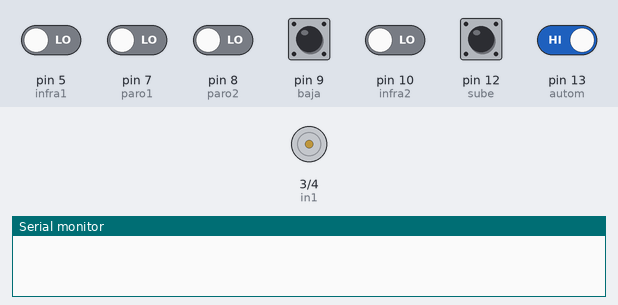
Simulated run of this sketch. Board: Arduino Uno, built with avr-gcc and run on an emulated ATmega328P. Parts: motor-driver pin pairs drawn as motors (green arrow = first pin HIGH = forward, orange = second pin HIGH = backward, longer = more drive), the last lines printed to the serial monitor. The test bench sets the inputs (shaded band); at power-on: pin 9 (baja), pin 12 (sube), pin 13 (autom) HIGH, pin 5 (infra1), pin 7 (paro1), pin 8 (paro2), pin 10 (infra2) LOW.

Above: at 2.0 s.
2.1 s: pin 13 (autom) driven LOW
5.3 s: pin 7 (paro1) driven HIGH
At 6.35 s:
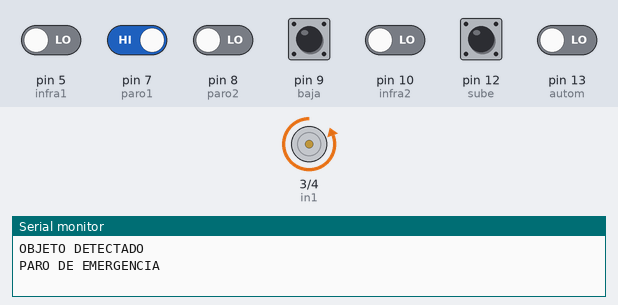
8.5 s: pin 7 (paro1) driven LOW
10.1 s: pin 5 (infra1) driven HIGH and pin 10 (infra2) driven HIGH
At 11.8 s:
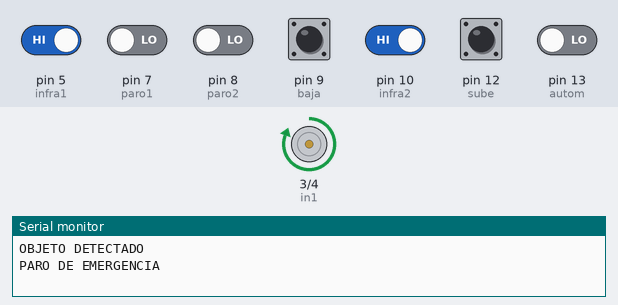
13.3 s: pin 5 (infra1) driven LOW
Timing chart, 0 to 15.9 s (numbered marks = the images above; inputs shaded):
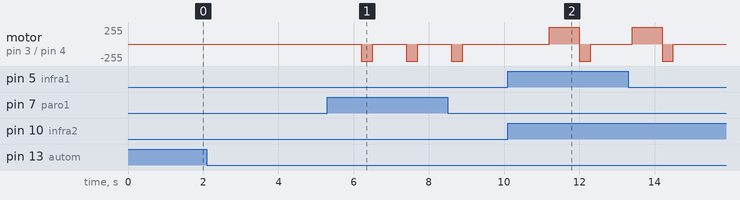

The sketch:

Codigo.ino
```cpp
//Pines para el motor
int in1 = 3;
int in2 = 4;

//Pines de los botones
int sube= 12;  //subida
int baja= 9;  //bajada
int autom=13; //automatico

int var_sube;
int var_baja;
int var_autom;

//Pin del fin de carrera
int paro1=7;
int paro2=8;

int var_paro1;
int var_paro2;

//Pin de los infrarrojo
int infra1= 5;
int infra2= 10;

int var_infra1;
int var_infra2;

int cambio1=1;
int cambio2=1;
int protocolo=1;

void setup() {
  pinMode(in1, OUTPUT);
  pinMode(in2, OUTPUT);

  pinMode(sube,INPUT);
  pinMode(baja,INPUT);
  pinMode(autom,INPUT);

  pinMode(paro1,INPUT);
  pinMode(paro1,INPUT);

  pinMode(infra1,INPUT);
  pinMode(infra2,INPUT);

  Serial.begin(9600);


}

void ciclo()
{
  if (var_paro1==1 && cambio1==1)
  {
    //Subida
    digitalWrite(in1, LOW);
    digitalWrite(in2, HIGH);
    delay(300);
  }
  else
  {
    cambio1=0;
    cambio2=1;
    delay(500);
    //Bajada
    digitalWrite(in1, HIGH);
    digitalWrite(in2, LOW);
    delay(300);
    if (var_paro2==1 && cambio2==1)
    {
    //Subida
    digitalWrite(in1, HIGH);
    digitalWrite(in2, LOW);
    delay(300);
    }
    else
    {
    cambio2=0;
    cambio1=1;
    delay(500);
    //Subida
    digitalWrite(in1, LOW);
    digitalWrite(in2, HIGH);
    delay(300);
    }
  }

}

void protocol()
{
  digitalWrite(in1, LOW);
  digitalWrite(in2, LOW);
  delay(300);
  if (protocolo==1)
    {
      Serial.println("OBJETO DETECTADO");
      delay(1000);
      Serial.println("PARO DE EMERGENCIA");
      delay(1000);
      protocolo=0;
      cambio1==1;
    }
  else if (var_paro1==1 && cambio1==1)
    {
      digitalWrite(in1, LOW);
      digitalWrite(in2, HIGH);
      delay(300);
    }
  else
    {
      digitalWrite(in1, LOW);
      digitalWrite(in2, LOW);
      delay(300);
      cambio1=0;
    }
}

void loop() {
  var_sube=digitalRead(sube);
  var_baja=digitalRead(baja);
  var_autom=digitalRead(autom);

  var_paro1=digitalRead(paro1);
  var_paro2=digitalRead(paro2);

  var_infra1=digitalRead(infra1);
  var_infra2=digitalRead(infra2);


  // Modo Manual
//Subida
if ((var_paro1==1) && (var_sube==0))
{
  //Sube
  digitalWrite(in1, LOW);
  digitalWrite(in2, HIGH);
  delay(300);
}
else
  {
  digitalWrite(in1, LOW) ;
  digitalWrite(in2, LOW);
  delay(300);
  }

//Bajada
if ((var_paro2==1) && (var_baja==0))
  {
    //Baja
    digitalWrite(in1, HIGH);
    digitalWrite(in2, LOW);
    delay(300);
  }
else
  {
  digitalWrite(in1, LOW);
  digitalWrite(in2, LOW);
  delay(300);
  }


  // Modo automatico
if (var_autom==0)
{
  if ((var_infra1==1) && (var_infra2==1))
  {
    ciclo();
  }
  else
  {
    protocol();
  }
}


}
```

Measured:
- after the input at 5.3 s, motor on pin 3 (in1) / pin 4 (in2): alternates backward 255/255 for 0.30 s and stopped for 0.90 s, starting after 0.90 s
- after the input at 10.1 s, motor on pin 3 (in1) / pin 4 (in2): stopped → forward 255/255 after 1.1 s, → backward 255/255 0.80 s later, → stopped 0.30 s later
